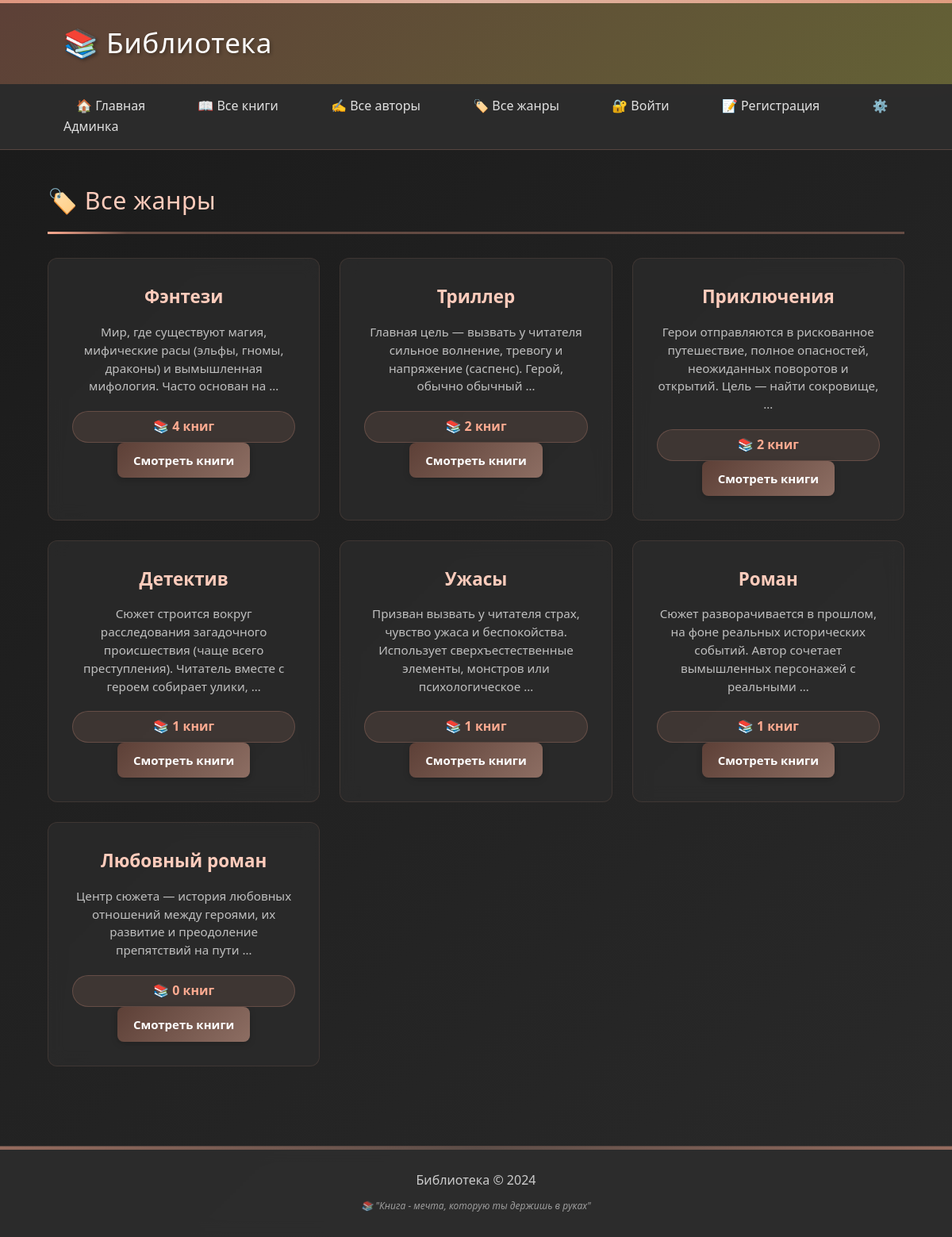
The page /genres/ on the database its author committed.
### library/models.py (models this page shows, shortened)
class Genre(models.Model):
    name = models.CharField(max_length=100, verbose_name="Название жанра")
    description = models.TextField(blank=True, verbose_name="Описание жанра")
    class Meta:
        verbose_name = "Жанр"
        verbose_name_plural = "Жанры"

### library/views.py (the view)
# urls.py: path('genres/', views.genre_list, name='genre_list'),
def genre_list(request):
    genres = Genre.objects.annotate(
        book_count=Count('book', filter=Q(book__author__isnull=False))
    ).order_by('-book_count')
    return render(request, 'genre_list.html', {'genres': genres})

### library/templates/genre_list.html (shortened to what this page needs)
{% extends 'base.html' %}
{% block content %}
<h2 class="section-title">🏷️ Все жанры</h2>
<div class="genres-grid">
    {% for genre in genres %}
    <div class="genre-card">
        <h3>{{ genre.name }}</h3>
        {% if genre.description %}
            <p>{{ genre.description|truncatewords:15 }}</p>
        {% endif %}
        <div class="book-count">📚 {{ genre.book_count }} книг</div>
        <a href="{% url 'genre_detail' genre.id %}" class="btn btn-view">Смотреть книги</a>
    </div>
    {% endfor %}
</div>
{% endblock %}

### library/static/css/style.css (style rules this page uses)
* { margin: 0; padding: 0; box-sizing: border-box; }
body { background: linear-gradient(135deg, #1a1a1a 0%, #2a2a2a 100%); color: #f0f0f0; font-family: 'Segoe UI', Tahoma, Geneva, Verdana, sans-serif; line-height: 1.6; min-height: 100vh; }
.btn { padding: 10px 20px; border: none; border-radius: 8px; cursor: pointer; font-weight: 600; transition: all 0.3s cubic-bezier(0.4, 0, 0.2, 1); text-decoration: none; display: inline-flex; align-items: center; justify-content: center; gap: 8px; font-size: 15px; box-shadow: 0 2px 8px rgba(0, 0, 0, 0.2); }
.btn-view { background: linear-gradient(135deg, #5d4037 0%, #8d6e63 100%); color: white; padding: 10px 20px; }
.book-count { color: #ffab91; background: rgba(255, 171, 145, 0.1); padding: 6px 12px; border-radius: 20px; font-weight: 600; border: 1px solid rgba(255, 171, 145, 0.2); }
.section-title { color: #ffccbc; border-bottom: 3px solid rgba(255, 171, 145, 0.3); padding-bottom: 15px; margin-bottom: 30px; font-size: 1.9em; font-weight: 300; letter-spacing: 0.5px; position: relative; }
.section-title::after { content: ''; position: absolute; bottom: -3px; left: 0; width: 100px; height: 3px; background: linear-gradient(90deg, #ffab91, transparent); }
.genres-grid { display: grid; grid-template-columns: repeat(auto-fit, minmax(270px, 1fr)); gap: 25px; margin-top: 30px; }
.genre-card { background: rgba(45, 45, 45, 0.7); padding: 30px; border-radius: 12px; border: 1px solid rgba(255, 171, 145, 0.1); text-align: center; transition: all 0.4s cubic-bezier(0.4, 0, 0.2, 1); backdrop-filter: blur(10px); position: relative; overflow: hidden; }
.genre-card::before { content: ''; position: absolute; top: 0; left: 0; right: 0; height: 4px; background: linear-gradient(90deg, #ffab91, #8d6e63); opacity: 0; transition: opacity 0.3s ease; }
.genre-card h3 { color: #ffccbc; margin-bottom: 15px; font-size: 1.4em; font-weight: 600; }
.genre-card p { color: #d0d0d0; margin-bottom: 20px; font-size: 0.95em; line-height: 1.5; opacity: 0.9; }
a { color: #ffccbc; text-decoration: none; transition: all 0.3s ease; position: relative; }
a::after { content: ''; position: absolute; bottom: -2px; left: 0; width: 0; height: 1px; background: #ffab91; transition: width 0.3s ease; }

### rows shown on the page
Genre: name "Фэнтези", description "Мир, где существуют магия, мифические расы (эльфы, гномы, драконы) и вымышленная мифология. Часто основан на …", book_count "4"
Genre: name "Триллер", description "Главная цель — вызвать у читателя сильное волнение, тревогу и напряжение (саспенс). Герой, обычно обычный …", book_count "2"
Genre: name "Приключения", description "Герои отправляются в рискованное путешествие, полное опасностей, неожиданных поворотов и открытий. Цель — найти сокровище, …", book_count "2"
Genre: name "Детектив", description "Сюжет строится вокруг расследования загадочного происшествия (чаще всего преступления). Читатель вместе с героем собирает улики, …", book_count "1"
Genre: name "Ужасы", description "Призван вызвать у читателя страх, чувство ужаса и беспокойства. Использует сверхъестественные элементы, монстров или психологическое …", book_count "1"
Genre: name "Роман", description "Сюжет разворачивается в прошлом, на фоне реальных исторических событий. Автор сочетает вымышленных персонажей с реальными …", book_count "1"
Genre: name "Любовный роман", description "Центр сюжета — история любовных отношений между героями, их развитие и преодоление препятствий на пути …", book_count "0"
